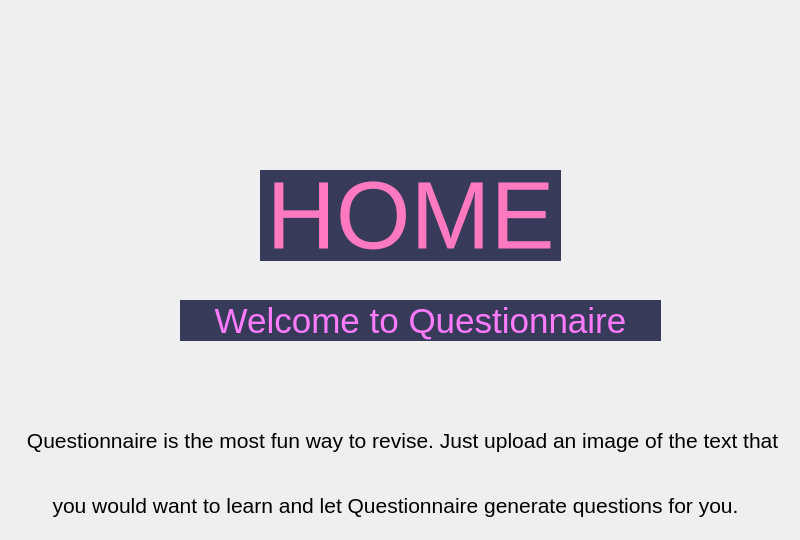
                  <widget class="QWidget" name="page_home">
                   <widget class="QLabel" name="label_6">
                    <property name="geometry">
                     <rect>
                      <x>260</x>
                      <y>170</y>
                      <width>301</width>
                      <height>91</height>
                     </rect>
                    </property>
                    <property name="font">
                     <font>
                      <family>Segoe UI</family>
                      <pointsize>72</pointsize>
                     </font>
                    </property>
                    <property name="styleSheet">
                     <string notr="true">color: rgb(254, 121, 191);
background-color: rgb(56, 58, 89);</string>
                    </property>
                    <property name="text">
                     <string>HOME</string>
                    </property>
                    <property name="alignment">
                     <set>Qt::AlignCenter</set>
                    </property>
                   </widget>
                   <widget class="QLabel" name="label_7">
                    <property name="geometry">
                     <rect>
                      <x>180</x>
                      <y>300</y>
                      <width>481</width>
                      <height>41</height>
                     </rect>
                    </property>
                    <property name="font">
                     <font>
                      <family>Segoe UI</family>
                      <pointsize>26</pointsize>
                     </font>
                    </property>
                    <property name="styleSheet">
                     <string notr="true">background-color: rgb(56, 58, 89);
color: rgb(255, 123, 253);</string>
                    </property>
                    <property name="text">
                     <string>Welcome to Questionnaire</string>
                    </property>
                    <property name="alignment">
                     <set>Qt::AlignCenter</set>
                    </property>
                   </widget>
                   <widget class="QLabel" name="label_15">
                    <property name="geometry">
                     <rect>
                      <x>20</x>
                      <y>420</y>
                      <width>771</width>
                      <height>41</height>
                     </rect>
                    </property>
                    <property name="font">
                     <font>
                      <family>Segoe UI</family>
                      <pointsize>16</pointsize>
                     </font>
                    </property>
                    <property name="text">
                     <string>Questionnaire is the most fun way to revise. Just upload an image of the text that </string>
                    </property>
                    <property name="alignment">
                     <set>Qt::AlignCenter</set>
                    </property>
                   </widget>
                   <widget class="QLabel" name="label_16">
                    <property name="geometry">
                     <rect>
                      <x>0</x>
                      <y>480</y>
                      <width>791</width>
                      <height>51</height>
                     </rect>
                    </property>
                    <property name="font">
                     <font>
                      <family>Segoe UI</family>
                      <pointsize>16</pointsize>
                     </font>
                    </property>
                    <property name="text">
                     <string>you would want to learn and let Questionnaire generate questions for you.</string>
                    </property>
                    <property name="alignment">
                     <set>Qt::AlignCenter</set>
                    </property>
                   </widget>
                  </widget>
